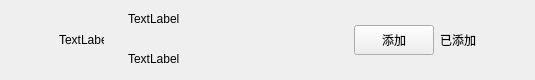
<?xml version="1.0" encoding="UTF-8"?>
<ui version="4.0">
 <class>ApplyFriendItem</class>
 <widget class="QWidget" name="ApplyFriendItem">
  <property name="geometry">
   <rect>
    <x>0</x>
    <y>0</y>
    <width>535</width>
    <height>80</height>
   </rect>
  </property>
  <property name="maximumSize">
   <size>
    <width>16777215</width>
    <height>80</height>
   </size>
  </property>
  <property name="windowTitle">
   <string>Form</string>
  </property>
  <layout class="QHBoxLayout" name="horizontalLayout">
   <property name="spacing">
    <number>6</number>
   </property>
   <property name="leftMargin">
    <number>9</number>
   </property>
   <property name="topMargin">
    <number>0</number>
   </property>
   <property name="rightMargin">
    <number>0</number>
   </property>
   <property name="bottomMargin">
    <number>0</number>
   </property>
   <item>
    <spacer name="horizontalSpacer">
     <property name="orientation">
      <enum>Qt::Horizontal</enum>
     </property>
     <property name="sizeType">
      <enum>QSizePolicy::Fixed</enum>
     </property>
     <property name="sizeHint" stdset="0">
      <size>
       <width>50</width>
       <height>20</height>
      </size>
     </property>
    </spacer>
   </item>
   <item>
    <widget class="QLabel" name="icon_lb">
     <property name="minimumSize">
      <size>
       <width>45</width>
       <height>45</height>
      </size>
     </property>
     <property name="maximumSize">
      <size>
       <width>45</width>
       <height>45</height>
      </size>
     </property>
     <property name="baseSize">
      <size>
       <width>45</width>
       <height>45</height>
      </size>
     </property>
     <property name="text">
      <string>TextLabel</string>
     </property>
    </widget>
   </item>
   <item>
    <widget class="QWidget" name="widget" native="true">
     <property name="minimumSize">
      <size>
       <width>40</width>
       <height>0</height>
      </size>
     </property>
     <layout class="QHBoxLayout" name="horizontalLayout_2">
      <property name="topMargin">
       <number>2</number>
      </property>
      <property name="bottomMargin">
       <number>2</number>
      </property>
      <item>
       <widget class="QWidget" name="widget_2" native="true">
        <layout class="QVBoxLayout" name="verticalLayout">
         <property name="spacing">
          <number>10</number>
         </property>
         <property name="topMargin">
          <number>2</number>
         </property>
         <property name="bottomMargin">
          <number>2</number>
         </property>
         <item>
          <widget class="QLabel" name="user_chat_lb">
           <property name="minimumSize">
            <size>
             <width>100</width>
             <height>30</height>
            </size>
           </property>
           <property name="maximumSize">
            <size>
             <width>200</width>
             <height>30</height>
            </size>
           </property>
           <property name="text">
            <string>TextLabel</string>
           </property>
          </widget>
         </item>
         <item>
          <widget class="QLabel" name="user_name_lb">
           <property name="minimumSize">
            <size>
             <width>100</width>
             <height>30</height>
            </size>
           </property>
           <property name="maximumSize">
            <size>
             <width>200</width>
             <height>30</height>
            </size>
           </property>
           <property name="text">
            <string>TextLabel</string>
           </property>
          </widget>
         </item>
        </layout>
       </widget>
      </item>
      <item>
       <spacer name="horizontalSpacer_3">
        <property name="orientation">
         <enum>Qt::Horizontal</enum>
        </property>
        <property name="sizeHint" stdset="0">
         <size>
          <width>40</width>
          <height>20</height>
         </size>
        </property>
       </spacer>
      </item>
      <item>
       <widget class="ClickedBtn" name="addBtn">
        <property name="minimumSize">
         <size>
          <width>80</width>
          <height>30</height>
         </size>
        </property>
        <property name="maximumSize">
         <size>
          <width>80</width>
          <height>30</height>
         </size>
        </property>
        <property name="text">
         <string>添加</string>
        </property>
       </widget>
      </item>
      <item>
       <widget class="QLabel" name="already_add_lb">
        <property name="text">
         <string>已添加</string>
        </property>
       </widget>
      </item>
      <item>
       <spacer name="horizontalSpacer_2">
        <property name="orientation">
         <enum>Qt::Horizontal</enum>
        </property>
        <property name="sizeType">
         <enum>QSizePolicy::Fixed</enum>
        </property>
        <property name="sizeHint" stdset="0">
         <size>
          <width>50</width>
          <height>20</height>
         </size>
        </property>
       </spacer>
      </item>
     </layout>
    </widget>
   </item>
  </layout>
 </widget>
 <customwidgets>
  <customwidget>
   <class>ClickedBtn</class>
   <extends>QPushButton</extends>
   <header location="global">clickedbtn.h</header>
  </customwidget>
 </customwidgets>
 <resources/>
 <connections/>
</ui>
